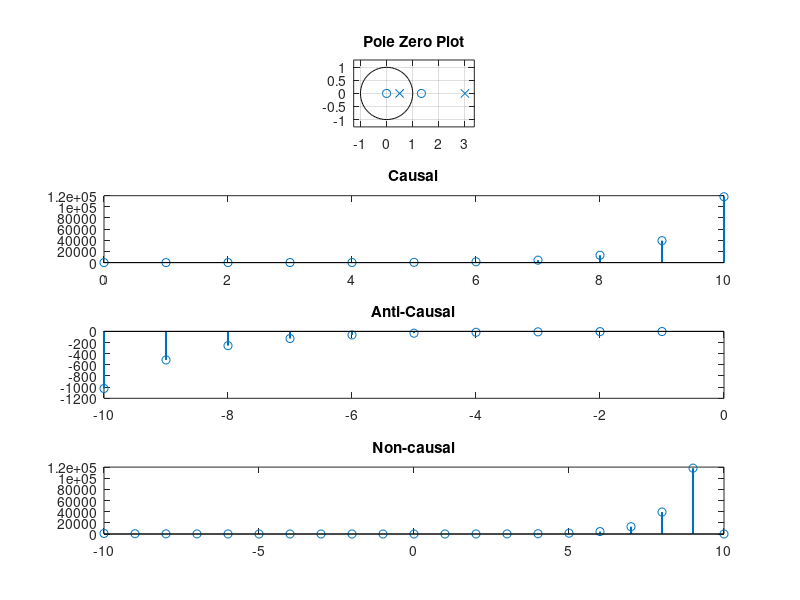

The MATLAB source for this figure:
clc;
clearvars;


num = [3 -4];
den = [ 1 -3.5 1.5];
subplot(4,1,1);
zplane(num, den); title('Pole Zero Plot')
[r,p,c] = residuez(num,den);
n = 0:10;
h1 = (r(1)*(p(1).^n) + r(2)*(p(2).^n));
subplot(4,1,2);
stem(n,h1, "Linewidth",1.5); title('Causal');

n = -10:-1;
h2 = (-r(1)*(p(1).^n))  -  (r(2)*(p(2).^n));
subplot(4,1,3); stem(n,h2, "Linewidth",1.5); title('Anti-Causal')

a = 1:10;
b = -10:-1;
h3 = r(2)*p(2).^a; h4 = r(1)*p(1).^b; h = zeros(1,21);
h(11:20) = h3; h(1:10) = h4;
subplot(4,1,4); n = -10:10;
stem(n, h, "Linewidth",1.5); title ('Non-causal')
